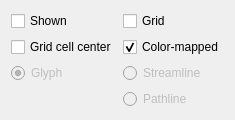
              <widget class="QWidget" name="widgetVelocity" native="true">
               <layout class="QGridLayout" name="gridLayout_4">
                <property name="horizontalSpacing">
                 <number>6</number>
                </property>
                <item row="0" column="0">
                 <widget class="QCheckBox" name="checkBoxVelocityShown">
                  <property name="text">
                   <string>Shown</string>
                  </property>
                 </widget>
                </item>
                <item row="0" column="1">
                 <widget class="QCheckBox" name="checkBoxVelocityGlyphGridShown">
                  <property name="text">
                   <string>Grid</string>
                  </property>
                 </widget>
                </item>
                <item row="1" column="0">
                 <widget class="QCheckBox" name="checkBoxVelocityGlyphGridCellCenterShown">
                  <property name="text">
                   <string>Grid cell center</string>
                  </property>
                 </widget>
                </item>
                <item row="1" column="1">
                 <widget class="QCheckBox" name="checkBoxVelocityColorMapped">
                  <property name="text">
                   <string>Color-mapped</string>
                  </property>
                  <property name="checked">
                   <bool>true</bool>
                  </property>
                 </widget>
                </item>
                <item row="2" column="0">
                 <widget class="QRadioButton" name="radioButtonVelocityGlyph">
                  <property name="enabled">
                   <bool>false</bool>
                  </property>
                  <property name="text">
                   <string>Glyph</string>
                  </property>
                  <property name="checked">
                   <bool>true</bool>
                  </property>
                  <attribute name="buttonGroup">
                   <string>buttonGroupVelocityVis</string>
                  </attribute>
                 </widget>
                </item>
                <item row="2" column="1">
                 <widget class="QRadioButton" name="radioButtonVelocityStreamline">
                  <property name="enabled">
                   <bool>false</bool>
                  </property>
                  <property name="text">
                   <string>Streamline</string>
                  </property>
                  <attribute name="buttonGroup">
                   <string>buttonGroupVelocityVis</string>
                  </attribute>
                 </widget>
                </item>
                <item row="3" column="1">
                 <widget class="QRadioButton" name="radioButtonVelocityPathline">
                  <property name="enabled">
                   <bool>false</bool>
                  </property>
                  <property name="text">
                   <string>Pathline</string>
                  </property>
                  <attribute name="buttonGroup">
                   <string>buttonGroupVelocityVis</string>
                  </attribute>
                 </widget>
                </item>
               </layout>
              </widget>
